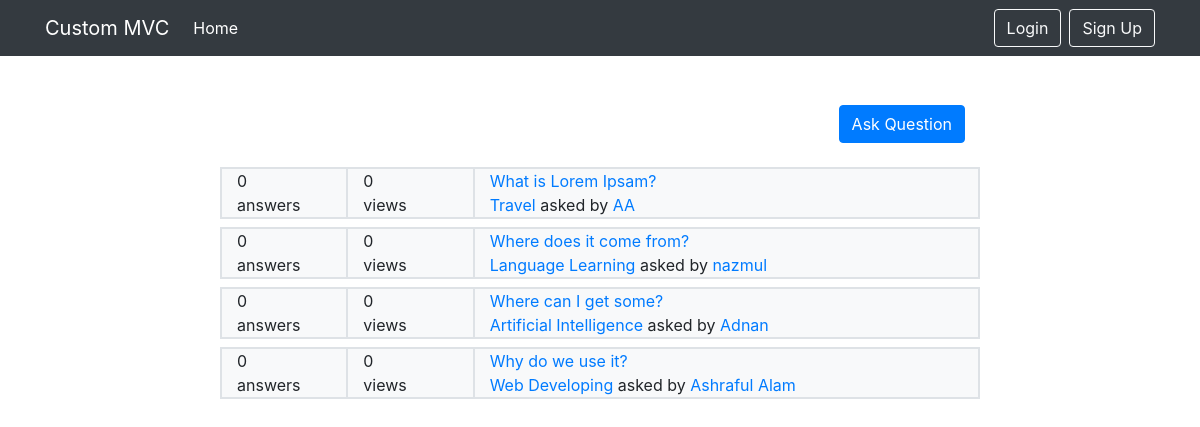
The page /PostController/allPost on the database its author committed.
### tables this page shows
CREATE TABLE `posts` (
  `id` int(15) NOT NULL,
  `user_id` int(15) NOT NULL,
  `cat_id` int(15) NOT NULL,
  `title` varchar(30) NOT NULL,
  `description` text NOT NULL
);

CREATE TABLE `categories` (
  `id` int(15) NOT NULL,
  `cat_title` varchar(30) NOT NULL
);

CREATE TABLE `users` (
  `id` int(15) NOT NULL,
  `name` varchar(30) NOT NULL,
  `email` varchar(30) NOT NULL,
  `password` varchar(256) NOT NULL,
  `hash` varchar(100) NOT NULL,
  `active` tinyint(1) NOT NULL
);

### config/load.php (called while the page is built, shortened)
<?php
class load {
	public function view ($name, $data = false) {
		include_once "templates/" . $name . ".php";
	}
	public function model ($name) {
		return new $name();
	}
}

### apps/controllers/PostController.php (called while the page is built, shortened)
<?php
  class PostController extends maincontroller {
    public function allPost() {
      $post_table = 'posts';
      $user_table = 'users';
      $category_table = 'categories';
      $postModel = $this->load->model('PostModel');
      $cond = 1;
      $data['allposts'] = $postModel->getPostData($post_table, $user_table,  $category_table, $cond);
      $this->load->view('post/allpost', $data);
    }
  }

### apps/mainmodel.php (called while the page is built, shortened)
<?php
  class mainmodel extends PDO{
		public function selectUserData($sql){
			$stat=$this->prepare($sql);
			$stat->execute();
			return $stat->fetchAll(PDO::FETCH_ASSOC);
		}
  }

### apps/PostModel.php (called while the page is built, shortened)
<?php
  include_once "config/database.php";
  class PostModel extends database {
    public function getPostData($post_table, $user_table, $category_table, $cond) {
      $sql = "SELECT $post_table.id, $user_table.name AS user_name, $category_table.cat_title AS category,  $post_table.title, $post_table.description
        FROM $post_table
        INNER JOIN $user_table on $post_table.user_id = $user_table.id
        INNER JOIN $category_table on $post_table.cat_id = $category_table.id
        WHERE $cond
        ORDER BY $post_table.id DESC";
      return $this->db->selectUserData($sql);
    }
  }

### config/maincontroller.php (called while the page is built, shortened)
<?php
  class maincontroller {
    function __construct() {
      $this->load = new load();
    }
  }

### config/database.php (called while the page is built, shortened)
<?php
  class database{
  	public function __construct(){
      $dbname = 'login';
      $host = 'localhost';
  		$username = 'root';
  		$password = '';
      $dsn = "mysql:dbname=$dbname; host=$host";
			$this->db= new mainmodel($dsn, $username, $password);
  	}
  }

### templates/post/allpost.php (the view, shortened to what this page needs)
<?php include('templates/main.php'); ?>
<div class="container">
  <div class="row mt-4">
    <div class="col-md-8 offset-md-2">
    </div>
  </div>
  <div class="row mt-4">
    <div class="col-md-8 offset-md-2">
      <div class="d-flex flex-row-reverse">
        <a href="<?php echo BASE_URL."/PostController/addPost" ?>"><button class="btn btn-primary mb-4">Ask Question</button></a>
      </div>
      <?php foreach ($allposts as $post) {
      echo '<div class="row border bg-light mb-2">
          <div class="col-2 border">
            <div id="vote">0</div>
            <div id="vote-text">answers</div>
          </div>
          <div class="col-2 border">
            <div id="vote">0</div>
            <div id="vote-text">views</div>
          </div>
          <div class="col-8 border">
            <div id="vote"><a href="'.BASE_URL.'/PostController/postDetails?id='.$post['id'].'">'.$post['title'].'</a></div>
            <div id="vote-text">
              <a href="#">'.$post['category'].'</a>
              asked by <a href="#">'.$post['user_name'].'</a>
            </div>
          </div>
        </div>';
      }
      ?>
    </div>
  </div>
</div>

### rows shown on the page
posts: title "What is Lorem Ipsam?", categories.cat_title "Travel", user.name "AA"
posts: title "Where does it come from?", categories.cat_title "Language Learning", user.name "nazmul"
posts: title "Where can I get some?", categories.cat_title "Artificial Intelligence", user.name "Adnan"
posts: title "Why do we use it?", categories.cat_title "Web Developing", user.name "Ashraful Alam"
